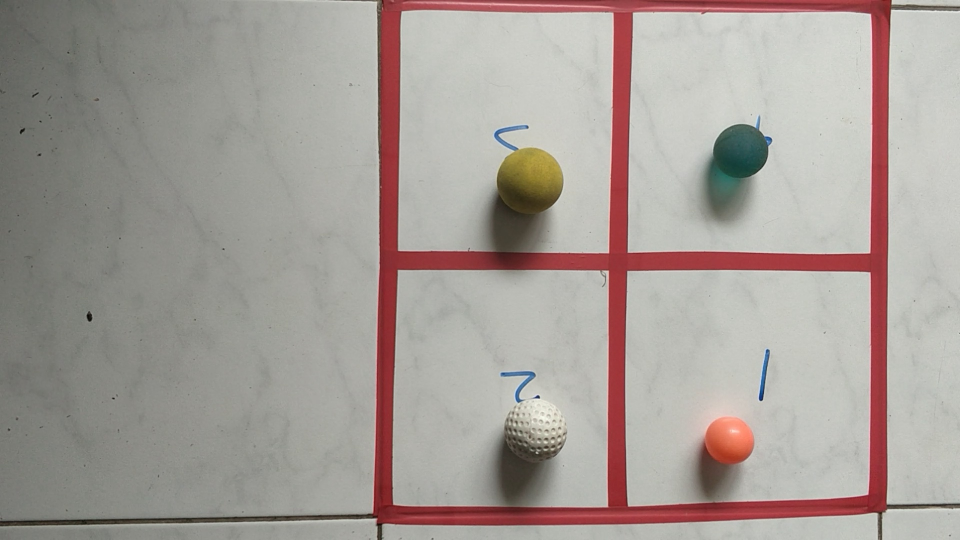
#> input picture utilities/Mask_selector.jpg, 1920 x 1080 px (shown at 1/2 size)
$ jupyter execute frame_selector_utility.ipynb
#> lines starting #> are read from the running program, lines starting #| are printed output that depends on the picture
[cell 1]
import numpy as np
import pandas as pd
import cv2
import matplotlib.pyplot as plt
from scipy import ndimage

[cell 2]
from collections import deque
import numpy as np
import argparse
import cv2
import imutils
import time
import matplotlib.pyplot as plt

[cell 3]
coordinate_lst=[]
def click_event(event, x, y, flags, params):
    if event == cv2.EVENT_LBUTTONDOWN:
#         print("(x,y)={},{}".format(x,y))
        # put coordinates as text on the image
        cv2.putText(img,str(x)+','+str(y) ,(x,y),
        cv2.FONT_HERSHEY_SIMPLEX, 1, (0, 0, 255), 2)

        # draw point on the image
        cv2.circle(img, (x,y), 3, (0,255,255), -1)
        x=int(x*mf)
        y=int(y*mf)
        coordinate_lst.append((x,y))


# read the input image

img = cv2.imread('Mask_selector.jpg')
#> img is the input picture: shape (1080, 1920, 3); mean B, G, R 151.8, 157.3, 165.6
frame_width=img.shape[1]
#> frame_width = 1920
img= imutils.resize(img,400)
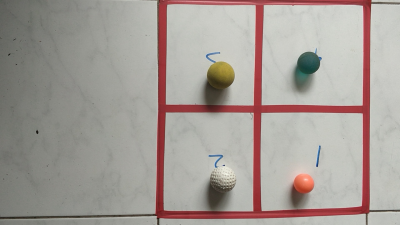
#> img: shape (225, 400, 3); mean B, G, R 151.8, 157.3, 165.6
mf= frame_width/400
#> mf = 4.8
# create a window
cv2.namedWindow('Point Coordinates')

# bind the callback function to window
cv2.setMouseCallback('Point Coordinates', click_event)

# display the image
while True:
    cv2.imshow('Point Coordinates',img)
    if cv2.waitKey(10) & 0xFF == ord('q'):
#> (key q is pressed here)
        break

cv2.destroyAllWindows()


for coordinates in coordinate_lst:
    print(coordinates)
